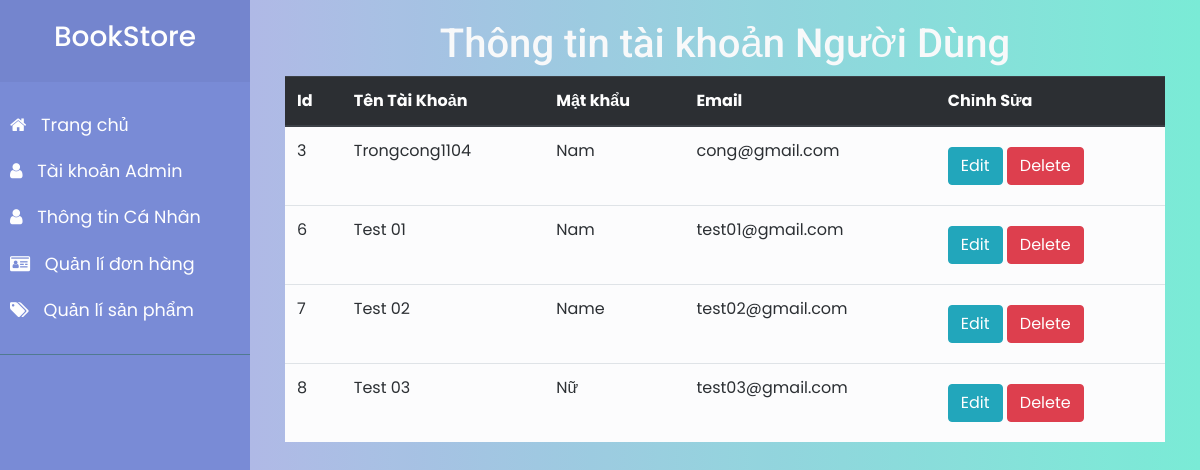
Screenshot of /Frontend/Admin/UserInfo.php with the database file from the repository.
### tables this page shows
CREATE TABLE `taikhoan` (
  `maKH` int(11) NOT NULL,
  `Email` varchar(255) NOT NULL,
  `TenTk` text NOT NULL,
  `GioiTinh` varchar(255) NOT NULL,
  `NgaySinh` date NOT NULL,
  `Phone` text NOT NULL,
  `DiaChi` varchar(255) NOT NULL,
  `MatKhau` text NOT NULL
);

### Frontend/Admin/UserInfo.php (the view, shortened to what this page needs)
<!DOCTYPE html>
<html lang="en">
  <head>
    <link
      rel="stylesheet"
      href="https://cdnjs.cloudflare.com/ajax/libs/font-awesome/4.7.0/css/font-awesome.min.css"
    />
    <link rel="stylesheet" href="css/bootstrap.min.css" />
    <link rel="stylesheet" href="css/jquery-ui.min.css" />
    <link rel="stylesheet" href="css/modal.css" />
    <link rel="stylesheet" href="css/style4.css" />
    <link rel="stylesheet" type="text/css" href="css/main.css" />
  </head>
  <body>
    <div class="wrapper">
      <?php
         include("sidebar.php");
      ?>
      <div id="content">
        <h1 class="text-center text-title-Don text-light">
          Thông tin tài khoản Người Dùng
        </h1>
        <div class="container my-auto">
          <div class="Data">
            <table class="table table-hover table-light">
              <thead class="thead-dark  ">
                <tr>
                  <th scope="col">Id</th>
                  <th scope="col">Tên Tài Khoản</th>
                  <th scope="col">Mật khẩu</th>
                  <th scope="col">Email</th>
                  <th scope="col">Chỉnh Sửa</th>
                </tr>
              </thead>
              <tbody>
              <?php
                      include('connect.php');
                      $lenh = "select * from taikhoan";
                      $kq = mysqli_query($conn,$lenh);
                      while($row = mysqli_fetch_row($kq))
                      {
                        echo"
                        <tr key=$row[0] id='item'>
                            <td>$row[0]</td>
                            <td>$row[2]</td>
                            <td>$row[3]</td>
                            <td>$row[1]</td>
                            <td>
                            <a href='updateUser.php?edit=$row[0]'><button class='my-2 btn btn-info' >Edit</button></a>
                              <a href='processUser.php?delete=$row[0]'><button class='my-2 btn btn-danger' onclick='xoa($row[2])' )'>Delete</button></a>
                            </td>
                        </tr>
                        ";
                      };
                  ?>
              </tbody>
            </table>
          </div>
        </div>
      </div>
    </div>
  </body>
</html>

### Frontend/Admin/css/modal.css (style rules this page uses)
* { padding: 0; margin: 0; box-sizing: border-box; }
body { background-image: linear-gradient(-225deg, #e3fdf5 0%, #ffe6fa 100%); background-image: linear-gradient(to top, #a8edea 0%, #fed6e3 100%); background-attachment: fixed; background-repeat: no-repeat; font-family: "Vibur", cursive; font-family: "Abel", sans-serif; opacity: 0.95; }

### Frontend/Admin/css/style4.css (style rules this page uses)
body { font-family: "Poppins", sans-serif; background: #fafafa; }
a, a:hover, a:focus { color: inherit; text-decoration: none; transition: all 0.3s; }
.wrapper { display: flex; align-items: stretch; }
#content { padding: 20px; min-height: 100vh; transition: all 0.3s; }

### Frontend/Admin/css/main.css (style rules this page uses)
.text-title-Don { font-family: "Roboto", sans-serif; }
#content { width: 100%; background: #74ebd5; background: -webkit-linear-gradient( to right, #acb6e5, #74ebd5 ); background: linear-gradient( to right, #acb6e5, #74ebd5 ); }

### rows the page displays
taikhoan: maKH "3", TenTk "Trongcong1104", GioiTinh "Nam", Email "cong@gmail.com"
taikhoan: maKH "6", TenTk "Test 01", GioiTinh "Nam", Email "test01@gmail.com"
taikhoan: maKH "7", TenTk "Test 02", GioiTinh "Name", Email "test02@gmail.com"
taikhoan: maKH "8", TenTk "Test 03", GioiTinh "Nữ", Email "test03@gmail.com"
